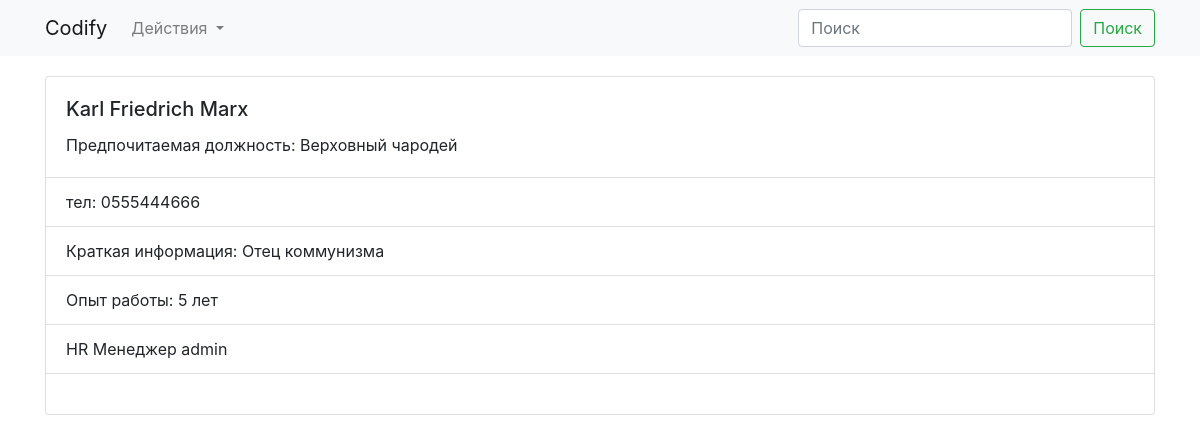
Page /employee/1 on the committed database.
### app/models.py (models this page shows, shortened)
class Employee(db.Model):
    id = db.Column(db.Integer, primary_key=True)
    fullname = db.Column(db.String(128), nullable=False)
    phone = db.Column(db.String(64), nullable=False)
    short_info = db.Column(db.String(128), nullable=False)
    experience = db.Column(db.Integer, nullable=False)
    preferred_position = db.Column(db.String(128))
    user_id = db.Column(db.Integer, db.ForeignKey('user.id'), nullable=False)
    user = db.relationship('User', backref=db.backref('employees', lazy=True))

class User(UserMixin, db.Model):
    id = db.Column(db.Integer, primary_key=True)
    username = db.Column(db.String(20), unique=True, nullable=False)
    password_hash = db.Column(db.String(128), nullable=False)
    @property
    def password(self):
        return self.password_hash

### app/views.py (the view)
def employee_detail(employee_id):
    employee = models.Employee.query.filter_by(id=employee_id).first()
    if employee:
        return render_template('employee_detail.html', employee=employee)
    else:
        flash('Такого сотрудника не существует', category='danger')
        return redirect(url_for('index'))

### app/templates/employee_detail.html (shortened to what this page needs)
{% extends 'base.html' %}
{% block content %}
<div class="container">
  <div class="card">
    <div class="card-body">
      <h5 class="card-title">{{ employee.fullname }}</h5>
      <p class="card-text">Предпочитаемая должность: {{ employee.preferred_position }}</p>
    </div>
    <ul class="list-group list-group-flush">
      <li class="list-group-item">тел: {{ employee.phone }}</li>
      <li class="list-group-item">Краткая информация: {{ employee.short_info }}</li>
      <li class="list-group-item">Опыт работы: {{ employee.experience }} лет</li>
      <li class="list-group-item">HR Менеджер {{ employee.user.username }}</li>
    </ul>
    <div class="card-body">
    </div>
  </div>
</div>
{% endblock content %}

### rows in the picture
Employee: fullname "Karl Friedrich Marx", preferred_position "Верховный чародей", phone "0555444666", short_info "Отец коммунизма", experience "5"
User: user.username "admin"
